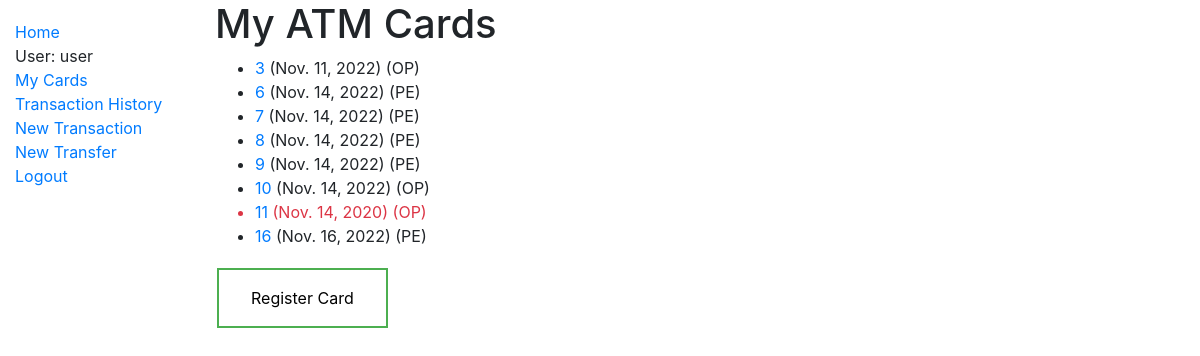
Page /user/mycards/ (signed in) on the committed database.
### user/models.py (models this page shows, shortened)
class Card(models.Model):
    date_of_issue = models.DateField(auto_now=True, help_text="Date that ATM Card was Issued.", )
    expiry_date = models.DateField(default=datetime.now() + timedelta(days=730),
                                   help_text="Date upon which ATM card expires. Defaults to two years from date of "
                                             "issue", )
    OPEN = 'OP'
    CLOSED = 'CL'
    PENDING = 'PE'
    CARD_STATUS_CHOICES = (
        (OPEN, 'Open'),
        (CLOSED, 'Closed'),
        (PENDING, 'Pending'),
    )
    card_status = models.CharField(max_length=6, choices=CARD_STATUS_CHOICES, default=PENDING,
                                   help_text="Status of ATM Card. Card can either be Open or Closed. "
                                             "Pending means that card has been submitted by a user, but not yet "
                                             "approved by an admin.", )
    owner_id = models.ForeignKey(User, on_delete=models.PROTECT, help_text="Card holder's account.", )
    @property
    def is_expired(self):
        if self.expiry_date and datetime.now().date() > self.expiry_date:
            return True
        return False

### user/views.py (the view)
# urls.py: path('mycards/', views.OwnedCardsByUserListView.as_view(), name='my-cards'),
class OwnedCardsByUserListView(LoginRequiredMixin, generic.ListView):
    model = Card
    template_name = 'user/card_list_borrowed_user.html'
    paginate_by = 10
    def get_queryset(self):
        return Card.objects.filter(owner_id=self.request.user).order_by('date_of_issue')

### user/templates/user/card_list_borrowed_user.html
{% extends "base_generic.html" %}
{% block content %}
    <h1>My ATM Cards</h1>
    {% if card_list %}
    <ul>
      {% for card in card_list %}
      <li class="{% if card.is_expired %}text-danger{% endif %}">
        <a href="{% url 'card_detail' card.id %}">{{card.id}}</a> ({{ card.expiry_date }}) ({{ card.card_status }})
      </li>
      {% endfor %}
    </ul>
    {% else %}
      <p>You do not own any ATM Cards.</p>
    {% endif %}
    <form action="/user/confirmcard">
        <input class='button button1' type="submit" value="Register Card" />
    </form>
{% endblock %}

### user/templates/base_generic.html (shortened to what this page needs)
<!DOCTYPE html>
<html lang="en">
<head>
  <link rel="stylesheet" href="https://stackpath.bootstrapcdn.com/bootstrap/4.1.3/css/bootstrap.min.css">
  {% load static %}
  <link rel="stylesheet" href="{% static 'css/styles.css' %}">
</head>
<body>
  <div class="container-fluid">
    <div class="row">
      <div class="col-sm-2">
      {% block sidebar %}
        <ul class="sidebar-nav">
          <li><a href="{% url 'index' %}">Home</a></li>
            {% if user.is_authenticated %}
                <li>User: {{ user.get_username }}</li>
                <li><a href="{% url 'my-cards' %}">My Cards</a></li>
                <li><a href="{% url 'my-transactions' %}">Transaction History</a></li>
                <li><a href="{% url 'transaction' %}">New Transaction</a></li>
                <li><a href="{% url 'transfer' %}">New Transfer</a></li>
                <li><a href="{% url 'logout'%}?next={{request.path}}">Logout</a></li>
            {% else %}
                <li><a href="{% url 'login'%}?next={{request.path}}">Login</a></li>
                <li><a href="{% url 'register'%}?next={{request.path}}">Register</a></li>
   {% endif %}
        </ul>
     {% endblock %}
      </div>
      <div class="col-sm-10 ">{% block content %}{% endblock %}</div>
    </div>
  </div>
</body>
</html>

### user/static/css/styles.css (style rules this page uses)
.sidebar-nav { margin-top: 20px; padding: 0; list-style: none; }
.button { border: none; color: white; padding: 16px 32px; text-align: center; text-decoration: none; display: inline-block; font-size: 16px; margin: 4px 2px; transition-duration: 0.4s; cursor: pointer; }
.button1 { background-color: white; color: black; border: 2px solid #4CAF50; }

### rows in the picture
Card: id "3", expiry_date "Nov. 11, 2022", card_status "OP"
Card: id "6", expiry_date "Nov. 14, 2022", card_status "PE"
Card: id "7", expiry_date "Nov. 14, 2022", card_status "PE"
Card: id "8", expiry_date "Nov. 14, 2022", card_status "PE"
Card: id "9", expiry_date "Nov. 14, 2022", card_status "PE"
Card: id "10", expiry_date "Nov. 14, 2022", card_status "OP"
Card: id "11", expiry_date "Nov. 14, 2020", card_status "OP"
Card: id "16", expiry_date "Nov. 16, 2022", card_status "PE"

### other values in the picture
{{ user.get_username }} "user"
